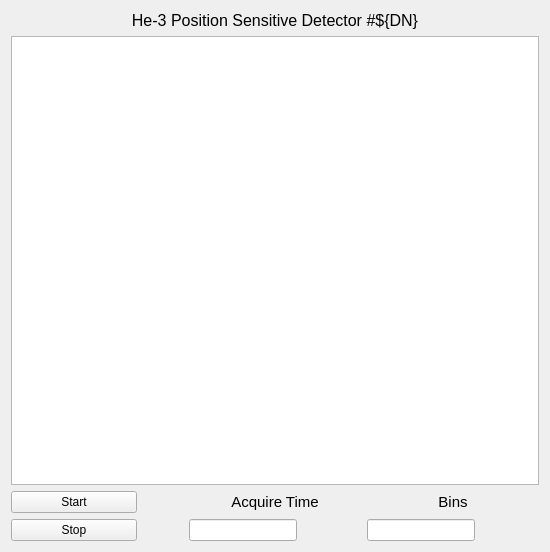
<?xml version="1.0" encoding="UTF-8"?>
<ui version="4.0">
 <class>Form</class>
 <widget class="QWidget" name="Form">
  <property name="geometry">
   <rect>
    <x>0</x>
    <y>0</y>
    <width>550</width>
    <height>552</height>
   </rect>
  </property>
  <property name="windowTitle">
   <string>Form</string>
  </property>
  <layout class="QVBoxLayout" name="verticalLayout_4">
   <item>
    <layout class="QVBoxLayout" name="verticalLayout_3">
     <item>
      <widget class="PyDMLabel" name="PyDMLabel_5">
       <property name="font">
        <font>
         <pointsize>12</pointsize>
         <weight>50</weight>
         <bold>false</bold>
        </font>
       </property>
       <property name="toolTip">
        <string/>
       </property>
       <property name="frameShape">
        <enum>QFrame::NoFrame</enum>
       </property>
       <property name="text">
        <string>He-3 Position Sensitive Detector #${DN}</string>
       </property>
       <property name="textFormat">
        <enum>Qt::RichText</enum>
       </property>
       <property name="alignment">
        <set>Qt::AlignCenter</set>
       </property>
      </widget>
     </item>
     <item>
      <widget class="PyDMWaveformPlot" name="psdDisplay">
       <property name="toolTip">
        <string/>
       </property>
       <property name="frameShape">
        <enum>QFrame::StyledPanel</enum>
       </property>
       <property name="showXGrid">
        <bool>true</bool>
       </property>
       <property name="showYGrid">
        <bool>true</bool>
       </property>
       <property name="backgroundColor">
        <color>
         <red>255</red>
         <green>255</green>
         <blue>255</blue>
        </color>
       </property>
       <property name="axisColor">
        <color>
         <red>0</red>
         <green>0</green>
         <blue>0</blue>
        </color>
       </property>
       <property name="yAxes">
        <stringlist>
         <string>{&quot;name&quot;: &quot;Counts&quot;, &quot;orientation&quot;: &quot;left&quot;, &quot;label&quot;: &quot;Counts&quot;, &quot;minRange&quot;: -1.0, &quot;maxRange&quot;: 1.0, &quot;autoRange&quot;: true, &quot;logMode&quot;: false}</string>
        </stringlist>
       </property>
       <property name="maxRedrawRate" stdset="0">
        <number>30</number>
       </property>
       <property name="curves">
        <stringlist>
         <string>{&quot;y_channel&quot;: &quot;ca://${P}he3PSD:LiveCountsD${DN}&quot;, &quot;x_channel&quot;: null, &quot;plot_style&quot;: &quot;Line&quot;, &quot;name&quot;: &quot;&quot;, &quot;color&quot;: &quot;black&quot;, &quot;lineStyle&quot;: 1, &quot;lineWidth&quot;: 1, &quot;symbol&quot;: &quot;o&quot;, &quot;symbolSize&quot;: 5, &quot;yAxisName&quot;: &quot;Counts&quot;, &quot;barWidth&quot;: null, &quot;upperThreshold&quot;: null, &quot;lowerThreshold&quot;: null, &quot;thresholdColor&quot;: &quot;white&quot;, &quot;redraw_mode&quot;: 2}</string>
        </stringlist>
       </property>
      </widget>
     </item>
     <item>
      <layout class="QHBoxLayout" name="horizontalLayout">
       <item>
        <layout class="QHBoxLayout" name="horizontalLayout_2">
         <item>
          <layout class="QVBoxLayout" name="verticalLayout_11">
           <item>
            <widget class="PyDMPushButton" name="PyDMPushButton">
             <property name="toolTip">
              <string/>
             </property>
             <property name="text">
              <string>Start</string>
             </property>
             <property name="monitorDisp" stdset="0">
              <bool>true</bool>
             </property>
             <property name="channel" stdset="0">
              <string>ca://${P}he3PSD:Acquire</string>
             </property>
             <property name="pressValue" stdset="0">
              <string>1</string>
             </property>
            </widget>
           </item>
           <item>
            <widget class="PyDMPushButton" name="PyDMPushButton_2">
             <property name="toolTip">
              <string/>
             </property>
             <property name="text">
              <string>Stop</string>
             </property>
             <property name="monitorDisp" stdset="0">
              <bool>true</bool>
             </property>
             <property name="channel" stdset="0">
              <string>ca://${P}he3PSD:Acquire</string>
             </property>
             <property name="pressValue" stdset="0">
              <string>0</string>
             </property>
            </widget>
           </item>
          </layout>
         </item>
         <item>
          <widget class="PyDMByteIndicator" name="PyDMByteIndicator">
           <property name="sizePolicy">
            <sizepolicy hsizetype="Fixed" vsizetype="Fixed">
             <horstretch>0</horstretch>
             <verstretch>0</verstretch>
            </sizepolicy>
           </property>
           <property name="minimumSize">
            <size>
             <width>40</width>
             <height>40</height>
            </size>
           </property>
           <property name="baseSize">
            <size>
             <width>0</width>
             <height>0</height>
            </size>
           </property>
           <property name="toolTip">
            <string/>
           </property>
           <property name="channel" stdset="0">
            <string>ca://${P}he3PSD:Acquire</string>
           </property>
           <property name="showLabels" stdset="0">
            <bool>false</bool>
           </property>
           <property name="circles" stdset="0">
            <bool>true</bool>
           </property>
          </widget>
         </item>
        </layout>
       </item>
       <item>
        <layout class="QVBoxLayout" name="verticalLayout">
         <item>
          <widget class="PyDMLabel" name="PyDMLabel_2">
           <property name="font">
            <font>
             <pointsize>11</pointsize>
            </font>
           </property>
           <property name="toolTip">
            <string/>
           </property>
           <property name="layoutDirection">
            <enum>Qt::LeftToRight</enum>
           </property>
           <property name="text">
            <string>Acquire Time</string>
           </property>
           <property name="alignment">
            <set>Qt::AlignCenter</set>
           </property>
          </widget>
         </item>
         <item>
          <layout class="QHBoxLayout" name="horizontalLayout_3">
           <item>
            <widget class="PyDMLineEdit" name="PyDMLineEdit">
             <property name="sizePolicy">
              <sizepolicy hsizetype="Preferred" vsizetype="Fixed">
               <horstretch>0</horstretch>
               <verstretch>0</verstretch>
              </sizepolicy>
             </property>
             <property name="minimumSize">
              <size>
               <width>40</width>
               <height>0</height>
              </size>
             </property>
             <property name="toolTip">
              <string/>
             </property>
             <property name="channel" stdset="0">
              <string>ca://${P}he3PSD:AcquireTime</string>
             </property>
            </widget>
           </item>
           <item>
            <widget class="PyDMLabel" name="PyDMLabel">
             <property name="toolTip">
              <string/>
             </property>
             <property name="showUnits" stdset="0">
              <bool>true</bool>
             </property>
             <property name="channel" stdset="0">
              <string>ca://${P}he3PSD:AcquireTime_RBV</string>
             </property>
            </widget>
           </item>
          </layout>
         </item>
        </layout>
       </item>
       <item>
        <layout class="QVBoxLayout" name="verticalLayout_2">
         <item>
          <widget class="PyDMLabel" name="PyDMLabel_3">
           <property name="font">
            <font>
             <pointsize>11</pointsize>
            </font>
           </property>
           <property name="toolTip">
            <string/>
           </property>
           <property name="layoutDirection">
            <enum>Qt::LeftToRight</enum>
           </property>
           <property name="text">
            <string>Bins</string>
           </property>
           <property name="alignment">
            <set>Qt::AlignCenter</set>
           </property>
          </widget>
         </item>
         <item>
          <layout class="QHBoxLayout" name="horizontalLayout_4">
           <item>
            <widget class="PyDMLineEdit" name="PyDMLineEdit_2">
             <property name="sizePolicy">
              <sizepolicy hsizetype="Preferred" vsizetype="Fixed">
               <horstretch>0</horstretch>
               <verstretch>0</verstretch>
              </sizepolicy>
             </property>
             <property name="minimumSize">
              <size>
               <width>40</width>
               <height>0</height>
              </size>
             </property>
             <property name="toolTip">
              <string/>
             </property>
             <property name="channel" stdset="0">
              <string>ca://${P}he3PSD:NBins</string>
             </property>
            </widget>
           </item>
           <item>
            <widget class="PyDMLabel" name="PyDMLabel_4">
             <property name="toolTip">
              <string/>
             </property>
             <property name="showUnits" stdset="0">
              <bool>true</bool>
             </property>
             <property name="channel" stdset="0">
              <string>ca://${P}he3PSD:NBins_RBV</string>
             </property>
            </widget>
           </item>
          </layout>
         </item>
        </layout>
       </item>
      </layout>
     </item>
    </layout>
   </item>
  </layout>
 </widget>
 <customwidgets>
  <customwidget>
   <class>PyDMLabel</class>
   <extends>QLabel</extends>
   <header>pydm.widgets.label</header>
  </customwidget>
  <customwidget>
   <class>PyDMWaveformPlot</class>
   <extends>QGraphicsView</extends>
   <header>pydm.widgets.waveformplot</header>
  </customwidget>
  <customwidget>
   <class>PyDMByteIndicator</class>
   <extends>QWidget</extends>
   <header>pydm.widgets.byte</header>
  </customwidget>
  <customwidget>
   <class>PyDMLineEdit</class>
   <extends>QLineEdit</extends>
   <header>pydm.widgets.line_edit</header>
  </customwidget>
  <customwidget>
   <class>PyDMPushButton</class>
   <extends>QPushButton</extends>
   <header>pydm.widgets.pushbutton</header>
  </customwidget>
 </customwidgets>
 <resources/>
 <connections/>
</ui>
